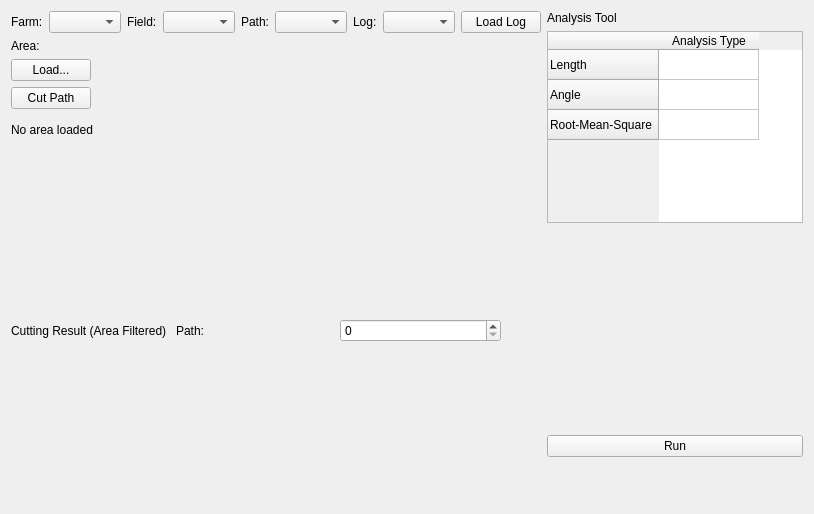
      <widget class="QWidget" name="tabAnalysis">
       <property name="sizePolicy">
        <sizepolicy hsizetype="Expanding" vsizetype="Expanding">
         <horstretch>1</horstretch>
         <verstretch>1</verstretch>
        </sizepolicy>
       </property>
       <attribute name="title">
        <string>Log</string>
       </attribute>
       <layout class="QHBoxLayout" name="hBoxLayoutMain" stretch="0,1">
        <item>
         <layout class="QVBoxLayout" name="vBoxDisplay" stretch="0,0,0,0,1,0,1,0,0">
          <property name="sizeConstraint">
           <enum>QLayout::SetDefaultConstraint</enum>
          </property>
          <item>
           <layout class="QHBoxLayout" name="horizontalLayoutLogSelection">
            <property name="spacing">
             <number>6</number>
            </property>
            <item>
             <widget class="QLabel" name="labelLogFarm">
              <property name="text">
               <string>Farm:</string>
              </property>
             </widget>
            </item>
            <item>
             <widget class="QComboBox" name="comboBoxLogFarm">
              <property name="sizePolicy">
               <sizepolicy hsizetype="Expanding" vsizetype="Fixed">
                <horstretch>1</horstretch>
                <verstretch>0</verstretch>
               </sizepolicy>
              </property>
             </widget>
            </item>
            <item>
             <widget class="QLabel" name="labelLogField">
              <property name="text">
               <string>Field:</string>
              </property>
             </widget>
            </item>
            <item>
             <widget class="QComboBox" name="comboBoxLogField">
              <property name="sizePolicy">
               <sizepolicy hsizetype="Expanding" vsizetype="Fixed">
                <horstretch>1</horstretch>
                <verstretch>0</verstretch>
               </sizepolicy>
              </property>
             </widget>
            </item>
            <item>
             <widget class="QLabel" name="labelLogPath">
              <property name="text">
               <string>Path:</string>
              </property>
             </widget>
            </item>
            <item>
             <widget class="QComboBox" name="comboBoxLogPath">
              <property name="sizePolicy">
               <sizepolicy hsizetype="Expanding" vsizetype="Fixed">
                <horstretch>1</horstretch>
                <verstretch>0</verstretch>
               </sizepolicy>
              </property>
             </widget>
            </item>
            <item>
             <widget class="QLabel" name="labelLog">
              <property name="text">
               <string>Log:</string>
              </property>
             </widget>
            </item>
            <item>
             <widget class="QComboBox" name="comboBoxLog">
              <property name="sizePolicy">
               <sizepolicy hsizetype="Expanding" vsizetype="Fixed">
                <horstretch>1</horstretch>
                <verstretch>0</verstretch>
               </sizepolicy>
              </property>
             </widget>
            </item>
            <item>
             <widget class="QPushButton" name="pushButtonLoadLog">
              <property name="visible">
               <bool>false</bool>
              </property>
              <property name="text">
               <string>Load Log</string>
              </property>
             </widget>
            </item>
           </layout>
          </item>
          <item>
           <widget class="QLabel" name="labelAreaFile">
            <property name="sizePolicy">
             <sizepolicy hsizetype="Fixed" vsizetype="Preferred">
              <horstretch>0</horstretch>
              <verstretch>0</verstretch>
             </sizepolicy>
            </property>
            <property name="maximumSize">
             <size>
              <width>16777215</width>
              <height>30</height>
             </size>
            </property>
            <property name="text">
             <string>Area:</string>
            </property>
           </widget>
          </item>
          <item>
           <widget class="QPushButton" name="loadAreaButton">
            <property name="sizePolicy">
             <sizepolicy hsizetype="Fixed" vsizetype="Fixed">
              <horstretch>0</horstretch>
              <verstretch>0</verstretch>
             </sizepolicy>
            </property>
            <property name="maximumSize">
             <size>
              <width>16777215</width>
              <height>30</height>
             </size>
            </property>
            <property name="text">
             <string>Load...</string>
            </property>
           </widget>
          </item>
          <item>
           <widget class="QPushButton" name="cutPathButton">
            <property name="sizePolicy">
             <sizepolicy hsizetype="Fixed" vsizetype="Fixed">
              <horstretch>0</horstretch>
              <verstretch>0</verstretch>
             </sizepolicy>
            </property>
            <property name="maximumSize">
             <size>
              <width>16777215</width>
              <height>30</height>
             </size>
            </property>
            <property name="text">
             <string>Cut Path</string>
            </property>
           </widget>
          </item>
          <item>
           <widget class="QLabel" name="labelAreaStatus">
            <property name="sizePolicy">
             <sizepolicy hsizetype="Expanding" vsizetype="Maximum">
              <horstretch>0</horstretch>
              <verstretch>0</verstretch>
             </sizepolicy>
            </property>
            <property name="maximumSize">
             <size>
              <width>16777215</width>
              <height>30</height>
             </size>
            </property>
            <property name="text">
             <string>No area loaded</string>
            </property>
           </widget>
          </item>
          <item>
           <widget class="RangeSlider" name="rangeSlider" native="true">
            <property name="sizePolicy">
             <sizepolicy hsizetype="Expanding" vsizetype="Fixed">
              <horstretch>0</horstretch>
              <verstretch>0</verstretch>
             </sizepolicy>
            </property>
           </widget>
          </item>
          <item>
           <widget class="MapWidget" name="mapWidgetAnalysis" native="true">
            <property name="sizePolicy">
             <sizepolicy hsizetype="Expanding" vsizetype="Expanding">
              <horstretch>1</horstretch>
              <verstretch>1</verstretch>
             </sizepolicy>
            </property>
           </widget>
          </item>
          <item>
           <layout class="QHBoxLayout" name="horizontalLayoutResultControls">
            <property name="spacing">
             <number>4</number>
            </property>
            <item>
             <widget class="QLabel" name="labelResultMap">
              <property name="text">
               <string>Cutting Result (Area Filtered)</string>
              </property>
             </widget>
            </item>
            <item>
             <widget class="QLabel" name="labelResultPath">
              <property name="text">
               <string>Path:</string>
              </property>
             </widget>
            </item>
            <item>
             <widget class="QSpinBox" name="spinBoxResultPath">
              <property name="toolTip">
               <string>Select which path to focus on in the Results map</string>
              </property>
              <property name="minimum">
               <number>0</number>
              </property>
              <property name="maximum">
               <number>99</number>
              </property>
             </widget>
            </item>
            <item>
             <spacer name="horizontalSpacerResult">
              <property name="orientation">
               <enum>Qt::Vertical</enum>
              </property>
              <property name="sizeHint" stdset="0">
               <size>
                <width>40</width>
                <height>20</height>
               </size>
              </property>
             </spacer>
            </item>
           </layout>
          </item>
          <item>
           <widget class="MapWidget" name="mapWidgetAnalysisResult" native="true">
            <property name="sizePolicy">
             <sizepolicy hsizetype="Expanding" vsizetype="Expanding">
              <horstretch>1</horstretch>
              <verstretch>1</verstretch>
             </sizepolicy>
            </property>
           </widget>
          </item>
         </layout>
        </item>
        <item>
         <layout class="QVBoxLayout" name="vBoxTools">
          <item>
           <widget class="QLabel" name="labelAnalysis">
            <property name="text">
             <string>Analysis Tool</string>
            </property>
           </widget>
          </item>
          <item>
           <widget class="QTableWidget" name="tableAnalysis">
            <property name="sizePolicy">
             <sizepolicy hsizetype="Expanding" vsizetype="Fixed">
              <horstretch>0</horstretch>
              <verstretch>0</verstretch>
             </sizepolicy>
            </property>
            <property name="selectionMode">
             <enum>QAbstractItemView::NoSelection</enum>
            </property>
            <property name="selectionBehavior">
             <enum>QAbstractItemView::SelectItems</enum>
            </property>
            <row>
             <property name="text">
              <string>Length</string>
             </property>
            </row>
            <row>
             <property name="text">
              <string>Angle</string>
             </property>
            </row>
            <row>
             <property name="text">
              <string>Root-Mean-Square</string>
             </property>
            </row>
            <column>
             <property name="text">
              <string>Analysis Type</string>
             </property>
            </column>
           </widget>
          </item>
          <item>
           <widget class="QLabel" name="textAnalysis">
            <property name="minimumSize">
             <size>
              <width>0</width>
              <height>200</height>
             </size>
            </property>
            <property name="frameShape">
             <enum>QFrame::NoFrame</enum>
            </property>
            <property name="textFormat">
             <enum>Qt::PlainText</enum>
            </property>
            <property name="wordWrap">
             <bool>true</bool>
            </property>
           </widget>
          </item>
          <item>
           <widget class="QPushButton" name="buttonRunAnalysis">
            <property name="text">
             <string>Run</string>
            </property>
           </widget>
          </item>
          <item>
           <widget class="QChartView" name="Graph" native="true">
            <property name="sizePolicy">
             <sizepolicy hsizetype="Expanding" vsizetype="Expanding">
              <horstretch>1</horstretch>
              <verstretch>0</verstretch>
             </sizepolicy>
            </property>
           </widget>
          </item>
          <item>
           <spacer name="verticalSpacerTools">
            <property name="orientation">
             <enum>Qt::Vertical</enum>
            </property>
            <property name="sizeHint" stdset="0">
             <size>
              <width>20</width>
              <height>40</height>
             </size>
            </property>
           </spacer>
          </item>
         </layout>
        </item>
       </layout>
      </widget>
